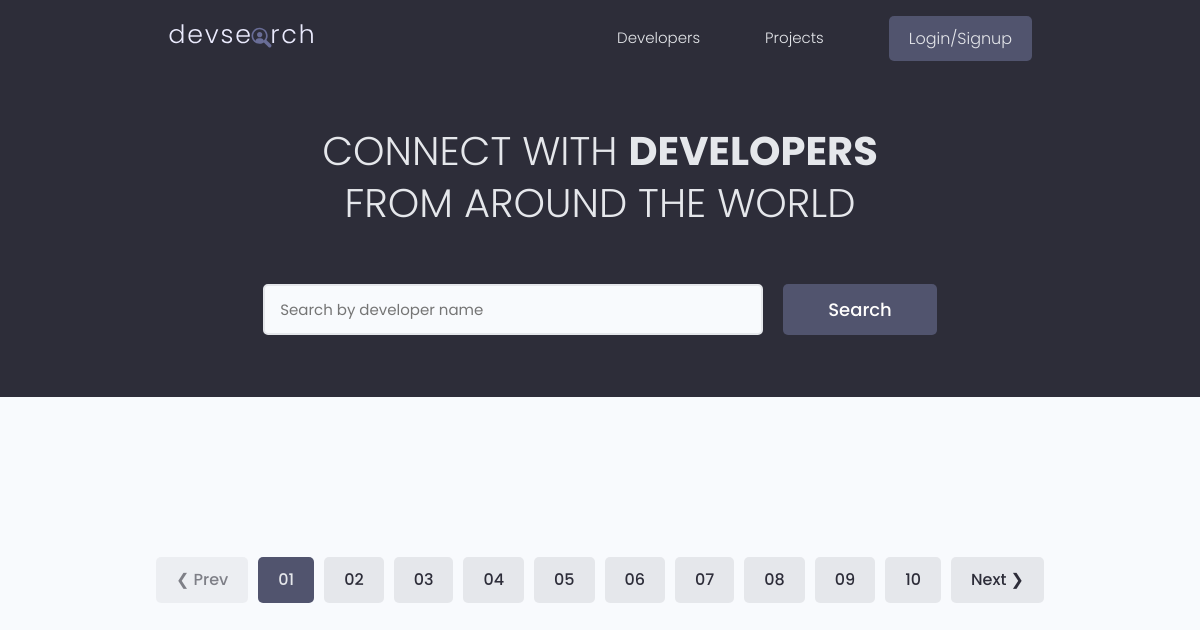
/users/, run on an earlier commit of the app's database.
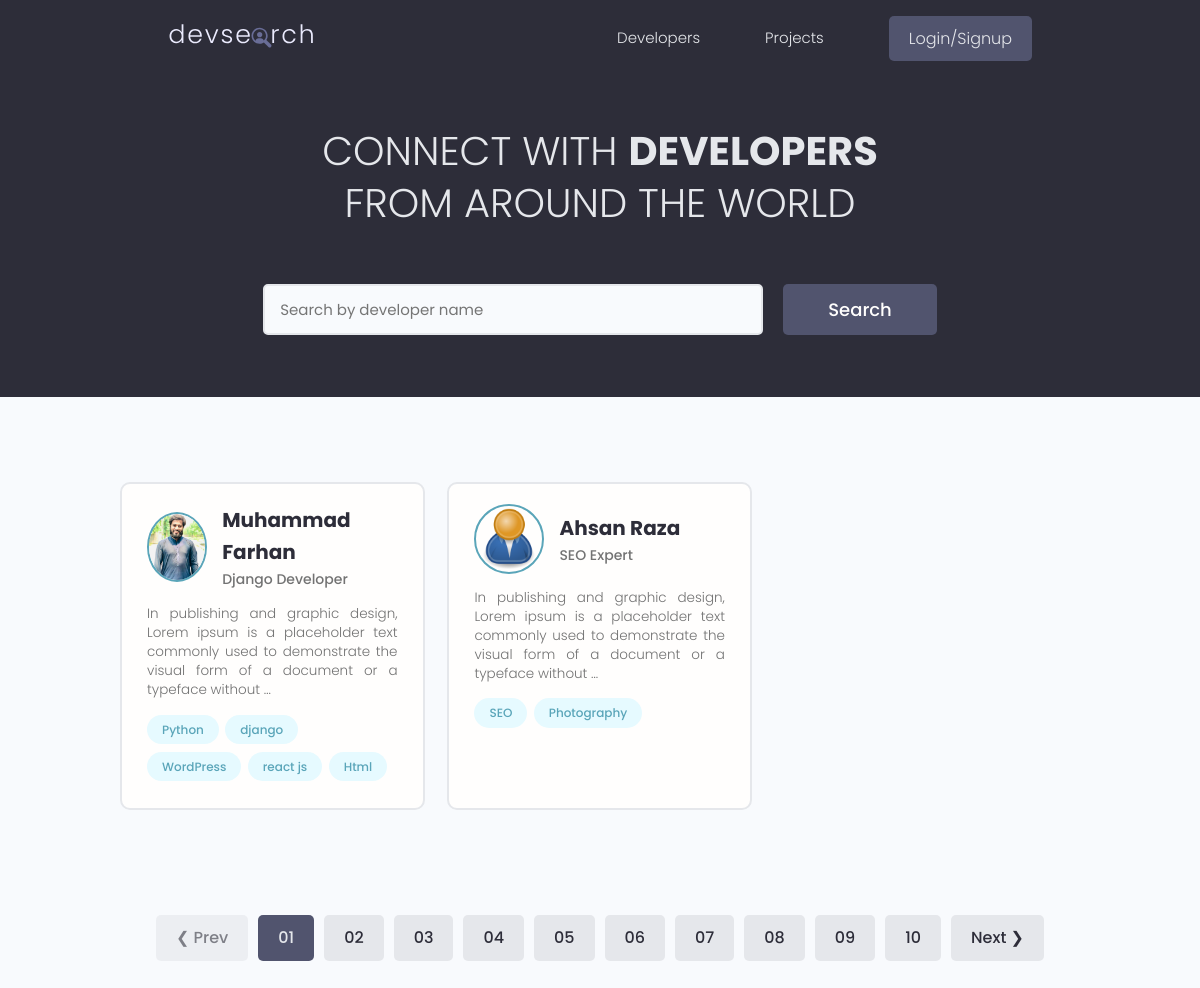
And on a later commit of the database.
### users/models.py (models this page shows, shortened)
class Profiles(models.Model):
    user = models.OneToOneField(User, on_delete=models.CASCADE)
    name = models.CharField(max_length=200)
    username = models.CharField(max_length=100, null=True, blank=True)
    email = models.EmailField(max_length=300)
    short_intro = models.CharField(max_length=500)
    bio = models.TextField(max_length=2000)
    location = models.CharField(max_length=200)
    profile_image = models.ImageField(null=True, blank=True, default = 'profiles/user-default.png', upload_to = 'profiles/')
    github = models.CharField(max_length=400, blank=True, null=True)
    linkedin = models.CharField(max_length=400, blank=True, null=True)
    youtube = models.CharField(max_length=400, blank=True, null=True)
    website = models.CharField(max_length=400, blank=True, null=True)
    id = models.UUIDField(default=uuid.uuid4, unique=True, editable=False, primary_key=True)
    created = models.DateTimeField(auto_now_add=True)

class Skills(models.Model):
    owner = models.ForeignKey(Profiles, null=True, blank=True, on_delete=models.CASCADE)
    name = models.CharField(max_length=200, null=True, blank=True)
    description = models.TextField(null=True, blank=True)
    id = models.UUIDField(default=uuid.uuid4, unique=True, editable=False, primary_key=True)
    created = models.DateTimeField(auto_now_add=True)
    def __str__(self):
        return self.name

### users/views.py (the view)
# urls.py: path('', views.profiles , name='profiles'),
def profiles(request):
    profiles = Profiles.objects.all()
    context = {'profiles':profiles}
    return render(request, 'users/profiles.html', context)

### users/templates/users/profiles.html (shortened to what this page needs)
{% extends 'index.html' %}
{% block content %}
<main class="home">
    <section class="hero-section text-center">
      <div class="container container--narrow">
        <div class="hero-section__box">
          <h2>CONNECT WITH <span>DEVELOPERS</span></h2>
          <h2>FROM AROUND THE WORLD</h2>
        </div>
        <div class="hero-section__search">
          <form class="form" action="#" method="get">
            <div class="form__field">
              <input class="input input--text" id="formInput#search" type="text" name="text"
                placeholder="Search by developer name" />
            </div>
            <input class="btn btn--sub btn--lg" type="submit" value="Search" />
          </form>
        </div>
      </div>
    </section>
    <section class="devlist">
      <div class="container">
        <div class="grid grid--three">
         {% for profile in profiles %}
            <div class="column card">
            <div class="dev">
              <a href="{% url 'single_profile' profile.id %}" class="card__body">
                <div class="dev__profile">
                  <img class="avatar avatar--md" src="{{profile.profile_image.url}}" alt="image" />
                  <div class="dev__meta">
                    <h3>{{profile.name}}</h3>
                    <h5>{{profile.short_intro}}</h5>
                  </div>
                </div>
                <p class="dev__info">{{profile.bio | truncatechars:150}} </p>
                <div class="dev__skills">
                 {% for skill in profile.skills_set.all|slice:"5"  %}
                    <span class="tag tag--pill tag--main">
                    <small>{{skill}}</small>
                  </span>
                 {% endfor %}
                </div>
              </a>
            </div>
          </div>
         {% endfor  %}
        </div>
      </div>
    </section>
    <div class="pagination">
      <ul class="container">
        <li><a href="#" class="btn btn--disabled">&#10094; Prev</a></li>
        <li><a href="#" class="btn btn--sub">01</a></li>
        <li><a href="#" class="btn">02</a></li>
        <li><a href="#" class="btn">03</a></li>
        <li><a href="#" class="btn">04</a></li>
        <li><a href="#" class="btn">05</a></li>
        <li><a href="#" class="btn">06</a></li>
        <li><a href="#" class="btn">07</a></li>
        <li><a href="#" class="btn">08</a></li>
        <li><a href="#" class="btn">09</a></li>
        <li><a href="#" class="btn">10</a></li>
        <li><a href="#" class="btn">Next &#10095;</a></li>
      </ul>
    </div>
  </main>
{% endblock %}

### templates/index.html (shortened to what this page needs)
<!DOCTYPE html>
{% load static %}
<html lang="en">
<head>
    <link rel="stylesheet" href="https://cdn.iconmonstr.com/1.3.0/css/iconmonstr-iconic-font.min.css" />
    <link rel="stylesheet" href="{% static 'uikit/styles/uikit.css' %}" />
    <link rel="stylesheet" href="{% static 'styles/app.css' %}" />
  </head>
<body>
    {% include 'nav_bar.html' %}
    {% block content %}
    {% endblock content %}
</body>
</html>

### templates/nav_bar.html (shortened to what this page needs)
{% load static %}
<header class="header">
    <div class="container container--narrow">
      <a href="/" class="header__logo">
        <img src="{% static 'images/logo.svg' %}" alt="DevSearch Logo" />
      </a>
      <nav class="header__nav">
        <ul class="header__menu">
          <li class="header__menuItem"><a href="{% url 'profiles' %}">Developers</a></li>
          <li class="header__menuItem"><a href="{% url 'app' %} ">Projects</a></li>
          {% if user.is_authenticated %}
          <li class="header__menuItem"><a href="{% url 'account' %}">My Account</a></li>
          <li class="header__menuItem"><a href="{% url 'project-form' %} ">Add Project</a></li>
          <li class="header__menuItem"><a href="{% url 'logout' %}" class="btn btn--sub">Logout</a></li>
          {% else %}
          <li class="header__menuItem"><a href="{% url 'login' %} " class="btn btn--sub">Login/Signup</a></li>
          {% endif %}
        </ul>
      </nav>
    </div>
  </header>

### static/styles/app.css (style rules this page uses)
:root { --color-sub: #2d2d39; }
.btn--sub { background-color: var(--color-sub-light); }
.card { border: 2px solid var(--color-light); }
img { width: 100%; }
.header { position: sticky; z-index: 111; background-color: var(--color-sub); padding: 1.5rem 0; }
.header > .container { display: flex; justify-content: space-between; align-items: center; }
.header__logo > img { height: 3.8rem; }
.header__nav > ul { display: inline-flex; align-items: center; list-style: none; gap: 6.5rem; }
.header__menuItem > a { color: var(--color-light); font-weight: 300; }
.hero-section { height: 40vh; display: flex; align-items: center; background-color: var(--color-sub); }
.hero-section__box { margin-bottom: 4rem; }
.hero-section__box > h2, .hero-section__box > h2 > span { font-size: 4rem; color: var(--color-light); line-height: 1.3; text-transform: uppercase; }
.hero-section__box > h2 { font-weight: 300; }
.hero-section__box > h2 > span { font-weight: 700; }
.hero-section__search > .form { display: flex; align-items: center; justify-content: center; gap: 2rem; }
.hero-section__search > .form input.input--text { width: 50rem; }
.devlist { margin-top: 8rem; }
.devlist .grid { align-items: stretch; }
.devlist .dev .dev__profile { display: flex; align-items: center; gap: 1.5rem; }
.devlist .dev .dev__meta h3 { color: var(--color-sub); font-size: 2rem; font-weight: 700; }
.devlist .dev .dev__meta h5 { color: var(--color-text); font-size: 1.4rem; font-weight: 500; }
.devlist .dev .dev__info { margin: 1.5rem 0; font-size: 1.35rem; line-height: 1.4; text-align: justify; }
.pagination { margin-top: 8rem; margin-bottom: 10rem; }
.pagination > ul { flex-wrap: wrap; list-style: none; display: flex; align-items: center; justify-content: center; gap: 1rem; }
.pagination .btn { color: var(--color-sub); }
.pagination .btn.btn--sub { color: var(--color-light); }

### static/uikit/styles/modules/_variables.css (style rules this page uses)
:root { --color-main: #5aa5b9; --color-main-light: #e6faff; --color-sub: #3f4156; --color-sub-light: #51546e; --color-sub-lighter: #ededfd; --color-text: #737373; --color-gray: #8b8b8b; --color-light: #e5e7eb; --color-light-gray: #767676; --color-bg: #f8fafd; --color-white: #fffefd; --color-white-light: #f3f3f3; --color-success: #359e64; --color-success-bg: #def8e8; --color-error: #fc4b0b; --color-error-bg: #fff2ee; --font-base: 'Poppins', arial, helvetica, 'Segoe UI', roboto, ubuntu, sans-serif; --font-monospace: 'Fira Code', 'Courier New', courier, monospace; --font-regular: 300; --font-medium: 500; --font-bold: 700; --generic-shadow: 1px 1px 5px #00000010; --generic-transition: all 0.3s ease-in-out; }

### static/uikit/styles/modules/_base.css (style rules this page uses)
* { margin: 0; padding: 0; box-sizing: border-box; text-rendering: optimizeLegibility; color: inherit; font-size: inherit; }
html { font-size: 50%; }
@media only screen and (min-width: 480px) { html { font-size: 56.25%; } }
@media only screen and (min-width: 1200px) { html { font-size: 62.5%; } }
body { line-height: 1.6; font-weight: 400; font-size: 1.5rem; color: var(--color-text); background-color: var(--color-bg); min-height: 100vh; }

### static/uikit/styles/modules/_typography.css (style rules this page uses)
* { font-family: var(--font-base); }
h2 { font-size: 3.6rem; font-weight: var(--font-bold); }
h3 { font-size: 3.2rem; font-weight: var(--font-medium); }
h5 { font-size: 2.4rem; font-weight: var(--font-medium); }
h5, h6 { font-weight: var(--font-regular); }
p, span, strong { font-size: 1.6rem; color: var(--color-text); font-weight: var(--font-regular); }
a { padding-bottom: 2px; text-decoration: none; display: inline-block; color: var(--color-main); font-weight: var(--font-medium); }

### static/uikit/styles/modules/_utilities.css (style rules this page uses)
.container { width: 92%; max-width: 165rem; margin: 0 auto; box-sizing: border-box; }
.container--narrow { width: 92%; max-width: 120rem; }
@media screen and (min-width: 1000px) { .container { width: 90%; } }
@media screen and (min-width: 1000px) { .container--narrow { width: 85%; } }
@media screen and (min-width: 1200px) { .container { width: 80%; } }
@media screen and (min-width: 1200px) { .container--narrow { width: 72%; } }
.text-center { text-align: center; }

### static/uikit/styles/modules/_avatar.css (style rules this page uses)
.avatar { border-radius: 50%; border: 2px solid var(--color-main); object-fit: cover; }
.avatar--md { height: 7rem; width: 7rem; }

### static/uikit/styles/modules/_card.css (style rules this page uses)
.card { border-radius: 1rem; background-color: var(--color-white); border: 1.5px solid var(--color-light); width: auto; height: auto; margin-top: 0.5rem; margin-bottom: 0.5rem; overflow: hidden; }
.card__body, .card__header { padding: 2rem 2.5rem; }

What changed in the data, as far as the page shows it:
added Profiles: profile_image (picture), name "Muhammad Farhan", short_intro "Django Developer", bio "In publishing and graphic design, Lorem ipsum is a placeholder text commonly used to demonstrate the visual form of a document or a typeface without …"
added Skills: name "Python", shown under "Muhammad Farhan"
added Skills: name "django", shown under "Muhammad Farhan"
added Skills: name "WordPress", shown under "Muhammad Farhan"
added Skills: name "react js", shown under "Muhammad Farhan"
added Skills: name "Html", shown under "Muhammad Farhan"
added Profiles: profile_image (placeholder picture), name "Ahsan Raza", short_intro "SEO Expert", bio "In publishing and graphic design, Lorem ipsum is a placeholder text commonly used to demonstrate the visual form of a document or a typeface without …"
added Skills: name "SEO", shown under "Ahsan Raza"
added Skills: name "Photography", shown under "Ahsan Raza"
